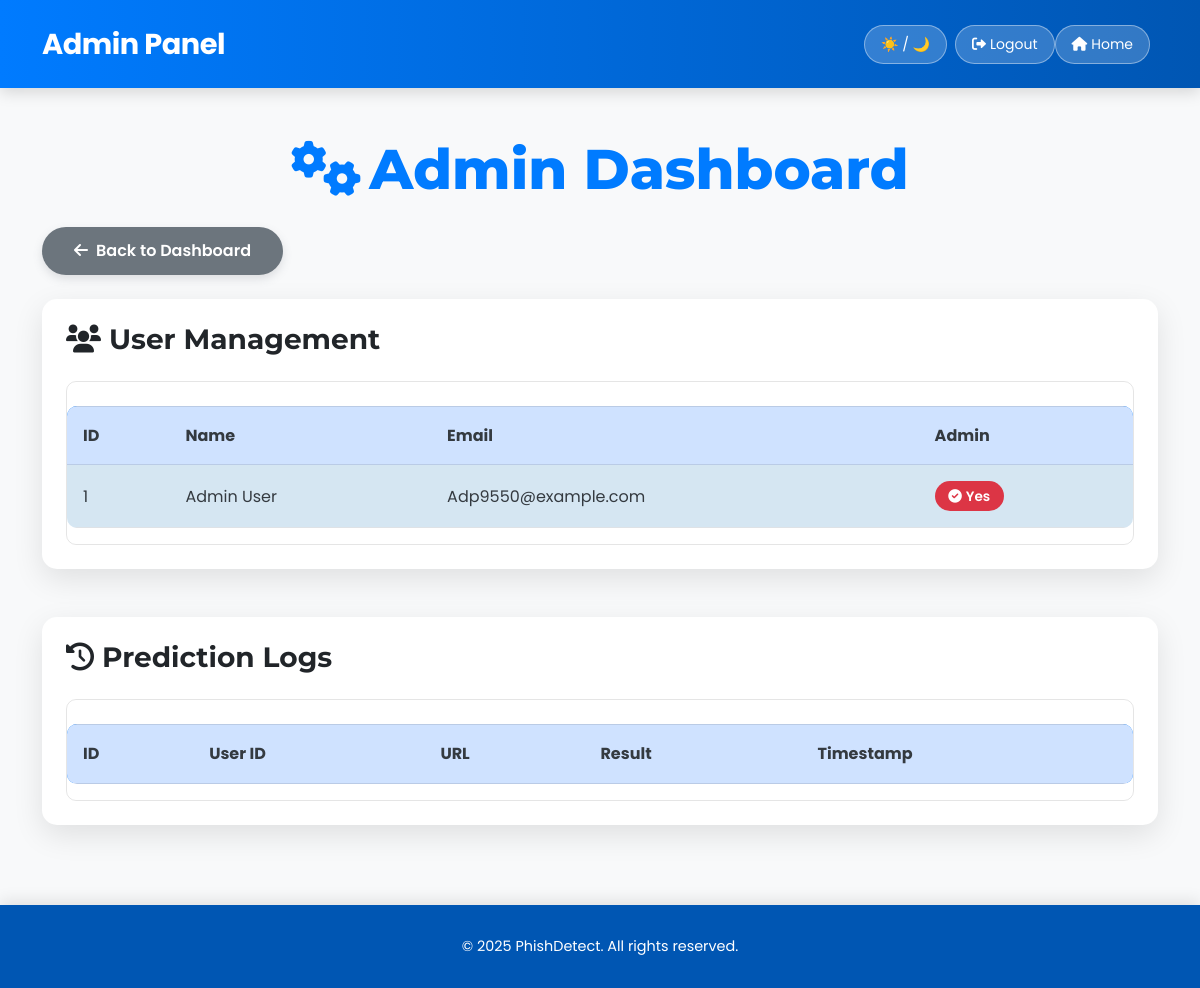
The app's page /admin (signed in), older data.
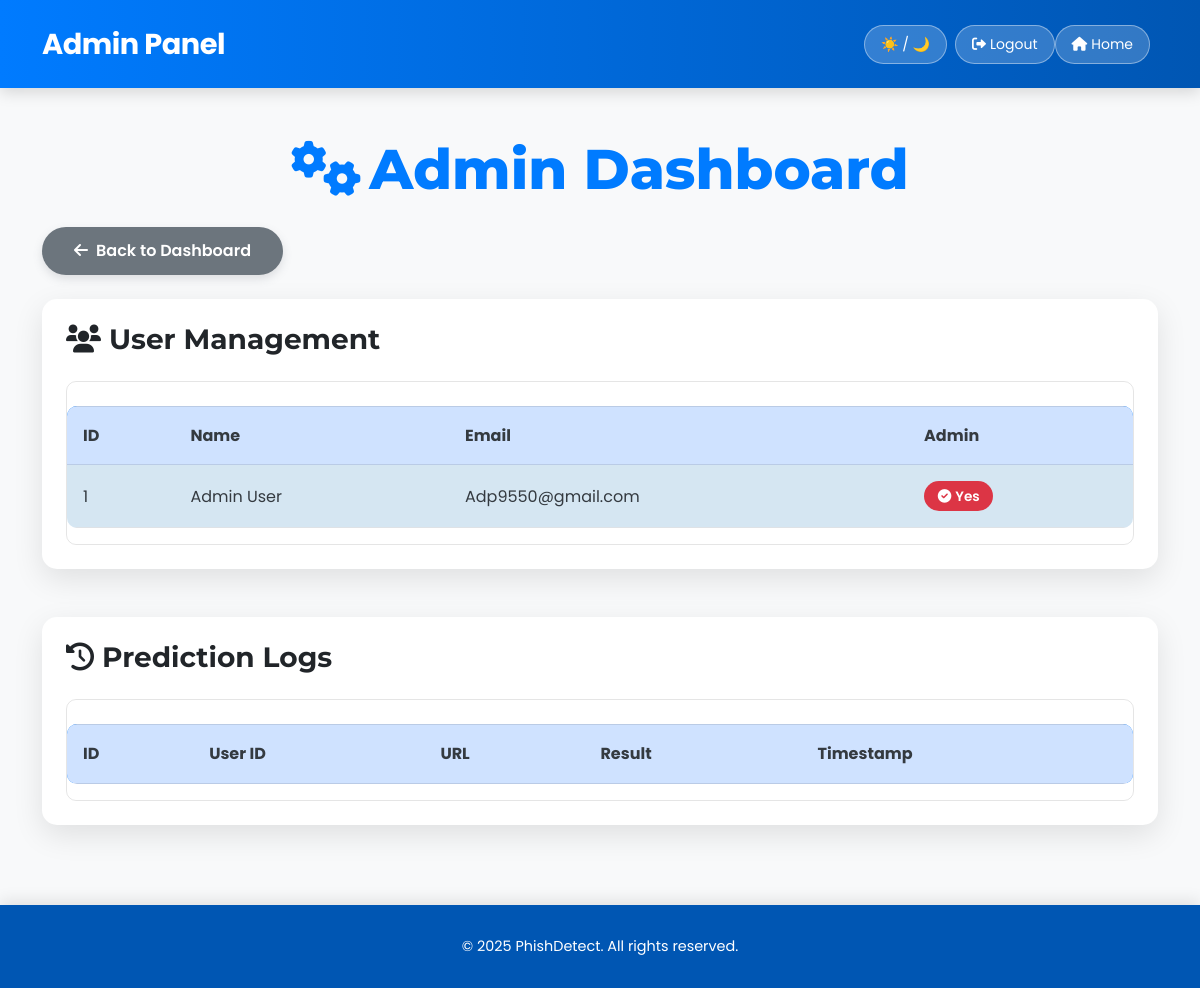
The same page, newer data.
### app.py (models this page shows)
class User(db.Model, UserMixin):
    id = db.Column(db.Integer, primary_key=True)
    name = db.Column(db.String(100), nullable=False)
    email = db.Column(db.String(120), unique=True, nullable=False)
    password = db.Column(db.String(200), nullable=False)
    is_admin = db.Column(db.Boolean, default=False)
    history = db.relationship('URLHistory', backref='owner', lazy=True)

### app.py (the view)
@app.route('/admin')
@login_required
def admin():
    if not current_user.is_admin:
        flash("Unauthorized access! You must be an administrator.", "danger")
        return redirect(url_for('dashboard'))
    users = User.query.all()
    history = URLHistory.query.order_by(URLHistory.timestamp.desc()).all()
    return render_template('admin.html', users=users, history=history)

### app.py (called while the page is built)
@login_manager.user_loader
def load_user(user_id):
    return db.session.get(User, int(user_id))

### templates/admin.html (shortened to what this page needs)
<!DOCTYPE html>
<html lang="en">
<head>
    <link href="https://cdn.jsdelivr.net/npm/bootstrap@5.3.0-alpha3/dist/css/bootstrap.min.css" rel="stylesheet">
    <link rel="stylesheet" href="https://cdnjs.cloudflare.com/ajax/libs/font-awesome/6.0.0-beta3/css/all.min.css">
    <link rel="stylesheet" href="{{ url_for('static', filename='styles.css') }}">
</head>
<body>
    <nav class="navbar navbar-expand-lg navbar-dark">
        <div class="container-fluid container-xl">
            <a class="navbar-brand" href="#">Admin Panel</a>
            <button id="theme-toggle" class="btn btn-light btn-sm ms-auto me-2">☀️ / 🌙</button>
            <a href="/logout" class="btn btn-light btn-sm"><i class="fas fa-sign-out-alt me-1"></i>Logout</a>
            <a href="/" class="btn btn-light btn-sm me-2"><i class="fas fa-home me-1"></i>Home</a>
        </div>
    </nav>
    <div class="container mt-5 container-xl">
        <h1 class="text-center mb-4 display-4"><i class="fas fa-cogs me-2"></i>Admin Dashboard</h1>
        <a href="/dashboard" class="btn btn-secondary mb-4">
            <i class="fas fa-arrow-left me-2"></i>Back to Dashboard
        </a>
        <div class="card mb-5 p-4">
            <h3 class="card-title mb-4"><i class="fas fa-users me-2"></i>User Management</h3>
            <div class="table-responsive">
                <table class="table table-striped table-hover">
                    <thead class="table-primary">
                        <tr>
                            <th>ID</th>
                            <th>Name</th>
                            <th>Email</th>
                            <th>Admin</th>
                        </tr>
                    </thead>
                    <tbody>
                        {% for user in users %}
                        <tr>
                            <td>{{ user.id }}</td>
                            <td>{{ user.name }}</td>
                            <td>{{ user.email }}</td>
                            <td>
                                {% if user.is_admin %}
                                <span class="badge bg-danger"><i class="fas fa-check-circle me-1"></i>Yes</span>
                                {% else %}
                                <span class="badge bg-success"><i class="fas fa-times-circle me-1"></i>No</span>
                                {% endif %}
                            </td>
                        </tr>
                        {% endfor %}
                    </tbody>
                </table>
            </div>
        </div>
        <div class="card p-4">
            <h3 class="card-title mb-4"><i class="fas fa-history me-2"></i>Prediction Logs</h3>
            <div class="table-responsive">
                <table class="table table-striped table-hover">
                    <thead class="table-primary">
                        <tr>
                            <th>ID</th>
                            <th>User ID</th>
                            <th>URL</th>
                            <th>Result</th>
                            <th>Timestamp</th>
                        </tr>
                    </thead>
                </table>
            </div>
        </div>
    </div>
    <footer class="text-white">
        <div class="container-xl">
            <p class="mb-0">&copy; 2025 PhishDetect. All rights reserved.</p>
        </div>
    </footer>
</body>
</html>

### static/styles.css (style rules this page uses)
:root { --primary-blue: #007bff; --dark-blue: #0056b3; --light-blue: #e0f2ff; --text-color-dark: #343a40; --text-color-light: #6c757d; --background-light: #f8f9fa; --card-background-light: #ffffff; --border-light: rgba(0, 0, 0, 0.1); --shadow-light: rgba(0, 0, 0, 0.1); --gradient-start: #007bff; --gradient-end: #0056b3; --color-danger: #dc3545; --color-success: #28a745; --color-info: #17a2b8; --color-warning: #ffc107; }
body { font-family: 'Poppins', sans-serif; background-color: var(--background-light); color: var(--text-color-dark); margin: 0; padding: 0; line-height: 1.6; transition: background-color 0.4s ease, color 0.4s ease; }
h1, h2, h3, h4, h5, h6 { font-family: 'Montserrat', sans-serif; font-weight: 700; color: var(--text-color-dark); transition: color 0.4s ease; }
.display-4 { font-weight: 800; color: var(--primary-blue); }
.navbar { background: linear-gradient(to right, var(--gradient-start), var(--gradient-end)) !important; box-shadow: 0 4px 15px rgba(0, 0, 0, 0.15); padding: 1rem 0; }
.navbar-brand { font-size: 1.8rem; font-weight: 700; color: white !important; letter-spacing: -0.5px; }
.navbar .btn-light { background-color: rgba(255, 255, 255, 0.2); border: 1px solid rgba(255, 255, 255, 0.4); color: white; padding: 0.5rem 1rem; border-radius: 50px; transition: all 0.3s ease; }
.btn-secondary { background-color: var(--text-color-light); border: none; border-radius: 50px; padding: 0.75rem 2rem; font-weight: 600; box-shadow: 0 4px 10px rgba(108, 117, 125, 0.2); transition: all 0.3s ease; }
.card { border: none; border-radius: 15px; box-shadow: 0 10px 30px var(--shadow-light); background-color: var(--card-background-light); transition: all 0.4s ease; overflow: hidden; }
footer { background-color: var(--dark-blue); color: white; text-align: center; padding: 30px 0; margin-top: 5rem; font-size: 0.9rem; box-shadow: 0 -4px 15px rgba(0, 0, 0, 0.1); transition: background-color 0.4s ease, color 0.4s ease; }
.table { border-radius: 10px; overflow: hidden; margin-top: 1.5rem; }
.table thead { background-color: var(--primary-blue); color: white; }
.table-striped > tbody > tr:nth-of-type(odd) > * { background-color: var(--light-blue); }
.table th, .table td { padding: 1rem; vertical-align: middle; border-top: 1px solid var(--border-light); color: var(--text-color-dark); }
.table-responsive { border-radius: 10px; overflow-x: auto; border: 1px solid var(--border-light); }
.badge { padding: 0.6em 1em; border-radius: 50px; font-weight: 600; font-size: 0.85rem; }
.badge.bg-danger { background-color: var(--color-danger) !important; }

Row changes from the older to the newer data that the page shows:
changed User "Admin User": email "Adp9550@example.com" → "Adp9550@gmail.com"
